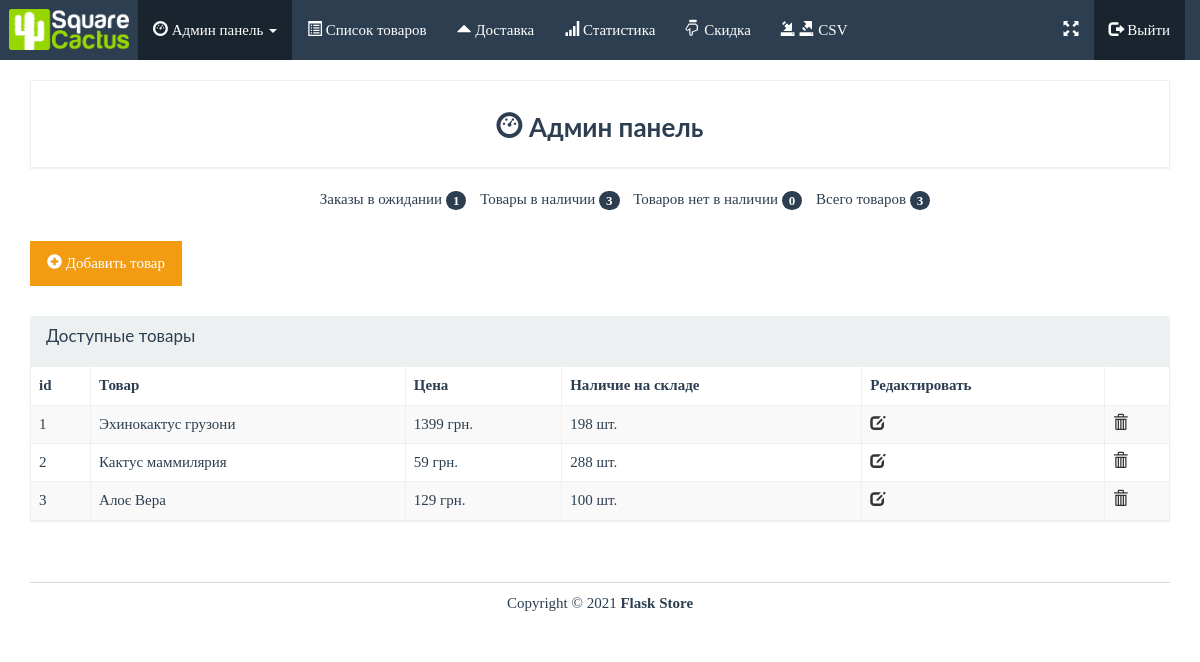
Page /admin/list-products (signed in) on the committed database.
### app.py (models this page shows)
class Product(db.Model):
    id = db.Column(db.Integer, primary_key=True)
    name = db.Column(db.String(50))
    price = db.Column(db.Integer)
    stock = db.Column(db.Integer)
    description = db.Column(db.String(500))
    image = db.Column(db.String(100), nullable=True)
    image2 = db.Column(db.String(100), nullable=True)
    image3 = db.Column(db.String(100), nullable=True)
    image4 = db.Column(db.String(100), nullable=True)
    order = db.relationship('Order_Item', backref='product', lazy=True)
    title = db.Column(db.String(50), nullable=True)
    keyw = db.Column(db.String(150), nullable=True)
    desc = db.Column(db.String(200), nullable=True)

### app.py (the view)
@app.route('/admin/list-products')
@login_required
def list_products():
    products = Product.query.all()
    products_in_stock = Product.query.filter(Product.stock > 0).count()
    orders = Order.query.all()
    count_cart = check_count()
    return render_template('admin/list_products.html', admin=True, count_cart=count_cart, products=products, products_in_stock=products_in_stock, orders=orders)

### app.py (called while the page is built)
def check_count():
    count_cart = 0
    if 'cart' in session:
        for item in session['cart']:
            quantity = int(item['quantity'])
            count_cart += quantity
    else:
        count_cart = 0
    return count_cart

### templates/admin/list_products.html (shortened to what this page needs)
{% extends "base.html" %}
{% block body %}
<div class="row pad">
	<div class="col-lg-12">
		<div class="panel panel-default">
			<div class="panel-body text-center">
				<h3 class="bold"><i class="glyphicon glyphicon-dashboard"></i> Админ панель</h3>
			</div>
		</div>
	</div>
	<div class="col-lg-12">
		<ul class="summary">
			<li class="">Заказы в ожидании <span class="badge">{{ orders|length }}</span></li>
			<li class="">Товары в наличии <span class="badge">{{ products_in_stock }}</span></li>
			<li class="">Товаров нет в наличии <span class="badge">{{ products|length - products_in_stock }}</span></li>
			<li class="">Всего товаров <span class="badge">{{ products|length }}</span></li>
		</ul>
	</div>
</div>
<div class="row pad">
	<div class="col-lg-12 pad">
     <a href="{{ url_for('add') }}" class="btn btn-warning" style="margin-bottom: 30px;"><i class="glyphicon glyphicon-plus-sign"></i> Добавить товар</a>
		<div class="panel panel-default">
			<div class="panel-heading">
				<h3 class="panel-title">Доступные товары</h3>
			</div>
			<div class="table-responsive">
				<table class="table table-striped table-bordered">
					<thead>
						<tr>
                            <th>id</th><th>Товар</th><th>Цена</th><th>Наличие на складе</th><th>Редактировать</th><th></th>
						</tr>
					</thead>
					<tbody>
						{% for product in products %}
                        <tr>
							<td>{{ product.id }}</td>
							<td>{{ product.name }}</td>
							<td>{{ product.price}} грн.</td>
							<td>{{ product.stock}} шт.</td>
                            <td><a href="{{ url_for('edit_product', id=product.id) }}"><i class="glyphicon glyphicon-edit "></i></a></td>
                            <td><a href="{{ url_for('remove_product', id=product.id) }}"><i class="glyphicon glyphicon-trash "></i></a></td>
						</tr>
                        {% endfor %}
					</tbody>
				</table>
			</div>
		</div>
	</div>
</div>
{% endblock %}

### static/css/styles.css (style rules this page uses)
body { font-family: Ubuntu, verdana, georgia, serif, sans-serif; }
a, a:hover, a:active, a:focus, a:visited { text-decoration: none; }
.bold { font-weight: bolder !important; }
table { width: 100%; }
div.panel, .btn, .navbar { border-radius: 0; }
.pad { margin-top: 10px !important; }
div.panel-body { padding-top: 10px; }
.panel-title { margin-bottom: 10px; }
ul.summary { list-style-type: none; text-align: center; }
ul.summary > li { display: inline-block; padding-left: 10px; }
table a:not(.btn), .table a:not(.btn) { text-decoration: none; }
table a:not(.btn), .table a:not(.btn) { text-decoration: none; color: #333; }

### rows in the picture
Product: id "1", name "Эхинокактус грузони", price "1399", stock "198"
Product: id "2", name "Кактус маммилярия", price "59", stock "288"
Product: id "3", name "Алоє Вера", price "129", stock "100"

### other values in the picture
{{ orders|length }} "1"
{{ products_in_stock }} "3"
{{ products|length - products_in_stock }} "0"
{{ products|length }} "3"
